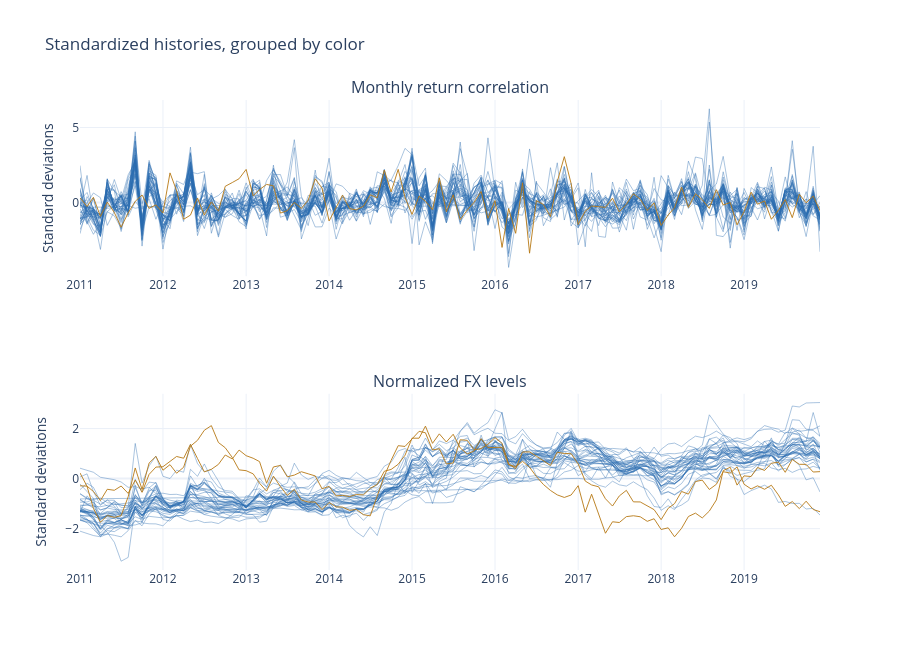

Notebook code cell kept with this figure:
### Code cell
fig = make_subplots(rows=2, cols=1, subplot_titles=list(titles.values()))
for row, (name, values) in enumerate(representations.items(), 1):
    for pool_id, group in memberships[name].groupby("pool_id"):
        for currency in group.index:
            fig.add_trace(go.Scatter(x=values.index.to_timestamp(), y=values[currency],
                          mode="lines", line=dict(color={1: "#2B6CB0", 2: "#B77916"}[pool_id], width=1),
                          opacity=.4 if len(group) > 2 else .9, name=currency,
                          hovertemplate="%{fullData.name}<br>%{x|%b %Y}: %{y:.2f} SD<extra></extra>"), row=row, col=1)
fig.update_layout(template="plotly_white", title="Standardized histories, grouped by color",
                  height=650, showlegend=False)
fig.update_yaxes(title_text="Standard deviations")
fig.show()
